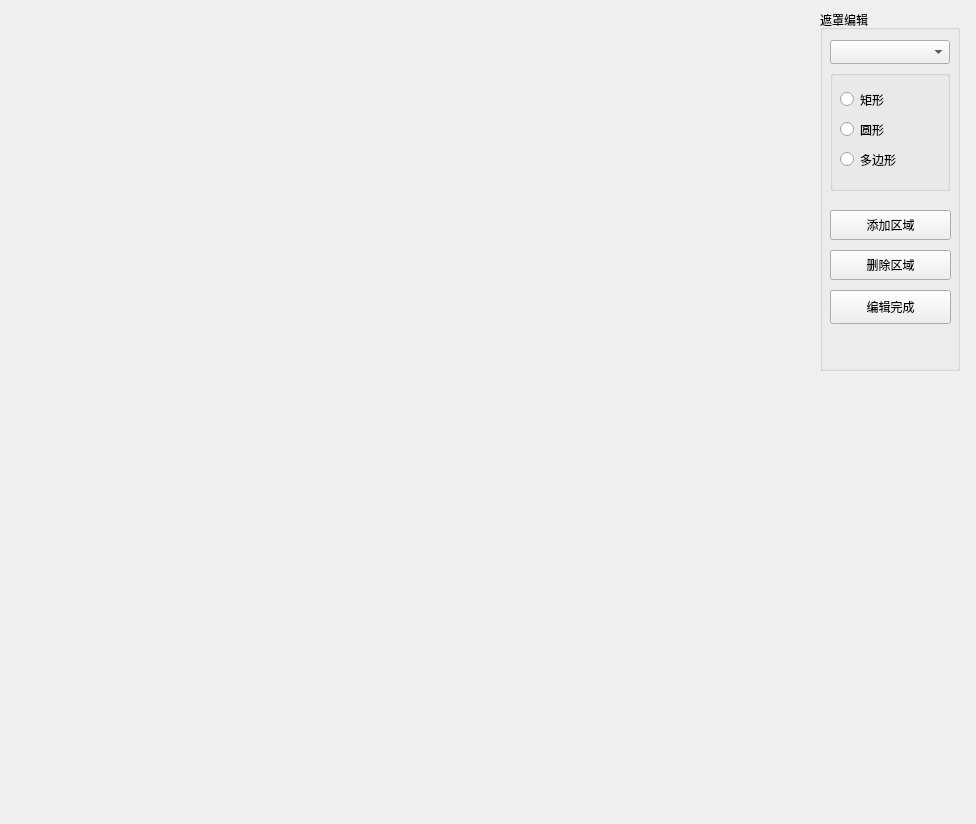
<?xml version="1.0" encoding="UTF-8"?>
<ui version="4.0">
 <class>InspMaskEditorWidget</class>
 <widget class="QWidget" name="InspMaskEditorWidget">
  <property name="geometry">
   <rect>
    <x>0</x>
    <y>0</y>
    <width>976</width>
    <height>824</height>
   </rect>
  </property>
  <property name="windowTitle">
   <string>InspMaskEditorWidget</string>
  </property>
  <widget class="QGroupBox" name="groupBox_2">
   <property name="geometry">
    <rect>
     <x>820</x>
     <y>10</y>
     <width>140</width>
     <height>361</height>
    </rect>
   </property>
   <property name="title">
    <string>遮罩编辑</string>
   </property>
   <widget class="QPushButton" name="pushButton_addMask">
    <property name="geometry">
     <rect>
      <x>10</x>
      <y>200</y>
      <width>121</width>
      <height>30</height>
     </rect>
    </property>
    <property name="text">
     <string>添加区域</string>
    </property>
   </widget>
   <widget class="QPushButton" name="pushButton_deleteMask">
    <property name="geometry">
     <rect>
      <x>10</x>
      <y>240</y>
      <width>121</width>
      <height>30</height>
     </rect>
    </property>
    <property name="text">
     <string>删除区域</string>
    </property>
   </widget>
   <widget class="QComboBox" name="comboBox_maskIndex">
    <property name="geometry">
     <rect>
      <x>10</x>
      <y>30</y>
      <width>120</width>
      <height>24</height>
     </rect>
    </property>
   </widget>
   <widget class="QGroupBox" name="groupBox">
    <property name="geometry">
     <rect>
      <x>10</x>
      <y>60</y>
      <width>120</width>
      <height>121</height>
     </rect>
    </property>
    <property name="title">
     <string/>
    </property>
    <widget class="QRadioButton" name="radioButton_polyline">
     <property name="geometry">
      <rect>
       <x>10</x>
       <y>80</y>
       <width>81</width>
       <height>19</height>
      </rect>
     </property>
     <property name="text">
      <string>多边形</string>
     </property>
    </widget>
    <widget class="QRadioButton" name="radioButton_rect">
     <property name="geometry">
      <rect>
       <x>10</x>
       <y>20</y>
       <width>61</width>
       <height>19</height>
      </rect>
     </property>
     <property name="text">
      <string>矩形</string>
     </property>
    </widget>
    <widget class="QRadioButton" name="radioButton_circle">
     <property name="geometry">
      <rect>
       <x>10</x>
       <y>50</y>
       <width>61</width>
       <height>19</height>
      </rect>
     </property>
     <property name="text">
      <string>圆形</string>
     </property>
    </widget>
   </widget>
   <widget class="QPushButton" name="pushButton_editDone">
    <property name="geometry">
     <rect>
      <x>10</x>
      <y>280</y>
      <width>121</width>
      <height>34</height>
     </rect>
    </property>
    <property name="text">
     <string>编辑完成</string>
    </property>
   </widget>
  </widget>
  <widget class="QLabel" name="label_Img">
   <property name="geometry">
    <rect>
     <x>10</x>
     <y>10</y>
     <width>800</width>
     <height>800</height>
    </rect>
   </property>
   <property name="text">
    <string/>
   </property>
  </widget>
 </widget>
 <layoutdefault spacing="6" margin="11"/>
 <resources/>
 <connections/>
</ui>
